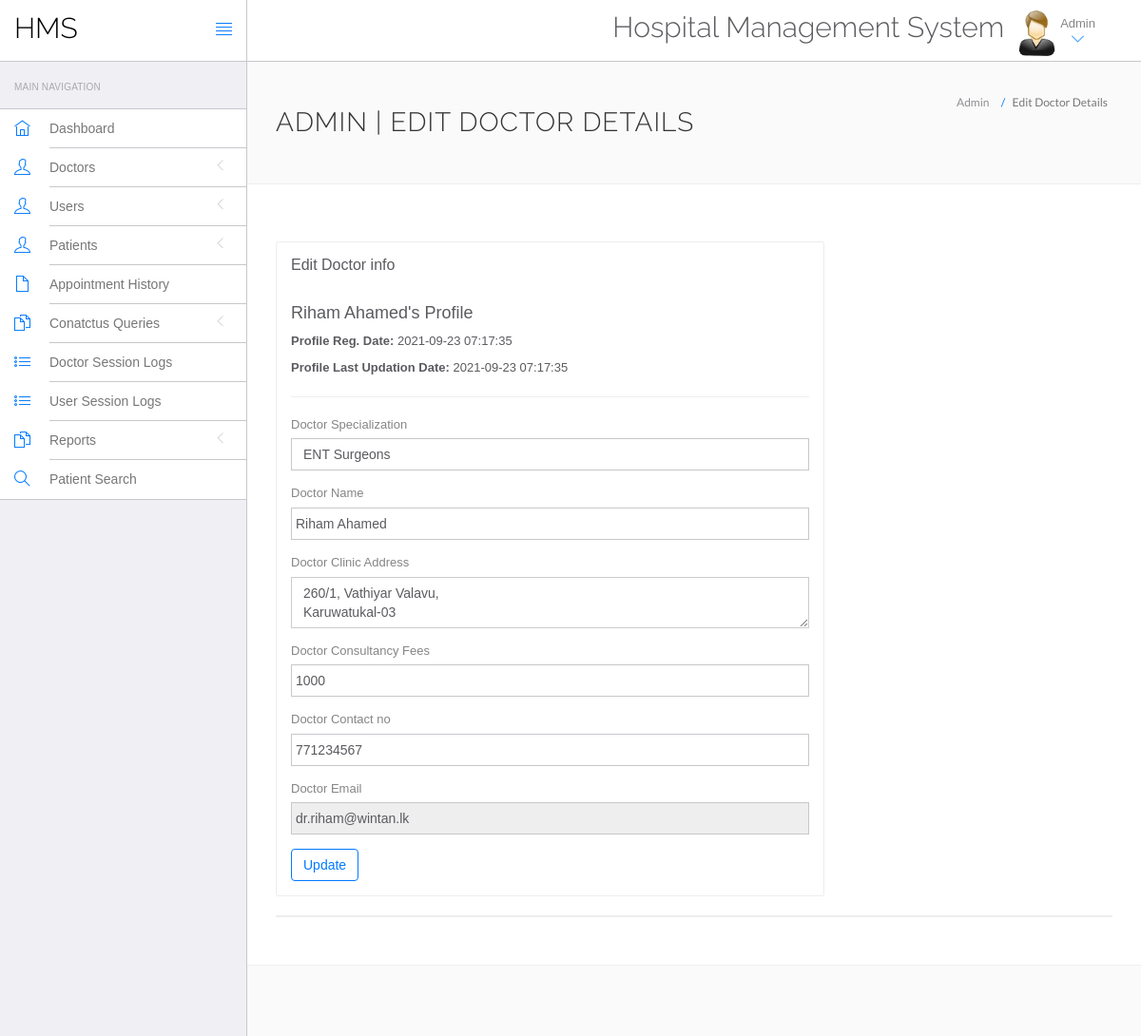
Screenshot of /WEB app development/System/Wintan Hospital Web Application/hms/admin/edit-doctor.php?id=1 (signed in) with the database file from the repository.
### tables this page shows
CREATE TABLE `doctors` (
  `id` int(11) NOT NULL,
  `specilization` varchar(255) NOT NULL,
  `doctorName` varchar(255) NOT NULL,
  `address` longtext NOT NULL,
  `docFees` varchar(255) NOT NULL,
  `contactno` int(10) NOT NULL,
  `docEmail` varchar(255) NOT NULL,
  `password` varchar(255) NOT NULL,
  `creationDate` timestamp NOT NULL DEFAULT current_timestamp(),
  `updationDate` timestamp NOT NULL DEFAULT current_timestamp() ON UPDATE current_timestamp()
);

### WEB app development/System/Wintan Hospital Web Application/hms/admin/edit-doctor.php (the view, shortened to what this page needs)
<?php
include('include/config.php');
$did=intval($_GET['id']);
?>
<!DOCTYPE html>
<html lang="en">
	<head>
		<link rel="stylesheet" href="vendor/bootstrap/css/bootstrap.min.css">
		<link rel="stylesheet" href="vendor/fontawesome/css/font-awesome.min.css">
		<link rel="stylesheet" href="vendor/themify-icons/themify-icons.min.css">
		<link href="vendor/animate.css/animate.min.css" rel="stylesheet" media="screen">
		<link href="vendor/perfect-scrollbar/perfect-scrollbar.min.css" rel="stylesheet" media="screen">
		<link href="vendor/switchery/switchery.min.css" rel="stylesheet" media="screen">
		<link href="vendor/bootstrap-touchspin/jquery.bootstrap-touchspin.min.css" rel="stylesheet" media="screen">
		<link href="vendor/select2/select2.min.css" rel="stylesheet" media="screen">
		<link href="vendor/bootstrap-datepicker/bootstrap-datepicker3.standalone.min.css" rel="stylesheet" media="screen">
		<link href="vendor/bootstrap-timepicker/bootstrap-timepicker.min.css" rel="stylesheet" media="screen">
		<link rel="stylesheet" href="assets/css/styles.css">
		<link rel="stylesheet" href="assets/css/plugins.css">
		<link rel="stylesheet" href="assets/css/themes/theme-1.css" id="skin_color" />
	</head>
	<body>
		<div id="app">
<?php include('include/sidebar.php');?>
			<div class="app-content">
						<?php include('include/header.php');?>
				<div class="main-content" >
					<div class="wrap-content container" id="container">
						<section id="page-title">
							<div class="row">
								<div class="col-sm-8">
									<h1 class="mainTitle">Admin | Edit Doctor Details</h1>
																	</div>
								<ol class="breadcrumb">
									<li>
										<span>Admin</span>
									</li>
									<li class="active">
										<span>Edit Doctor Details</span>
									</li>
								</ol>
							</div>
						</section>
						<div class="container-fluid container-fullw bg-white">
							<div class="row">
								<div class="col-md-12">
									<div class="row margin-top-30">
										<div class="col-lg-8 col-md-12">
											<div class="panel panel-white">
												<div class="panel-heading">
													<h5 class="panel-title">Edit Doctor info</h5>
												</div>
												<div class="panel-body">
									<?php $sql=mysqli_query($con,"select * from doctors where id='$did'");
while($data=mysqli_fetch_array($sql))
{
?>
<h4><?php echo htmlentities($data['doctorName']);?>'s Profile</h4>
<p><b>Profile Reg. Date: </b><?php echo htmlentities($data['creationDate']);?></p>
<?php if($data['updationDate']){?>
<p><b>Profile Last Updation Date: </b><?php echo htmlentities($data['updationDate']);?></p>
<?php } ?>
<hr />
													<form role="form" name="adddoc" method="post" onSubmit="return valid();">
														<div class="form-group">
															<label for="DoctorSpecialization">
																Doctor Specialization
															</label>
							<select name="Doctorspecialization" class="form-control" required="required">
					<option value="<?php echo htmlentities($data['specilization']);?>">
					<?php echo htmlentities($data['specilization']);?></option>
															</select>
														</div>
<div class="form-group">
															<label for="doctorname">
																 Doctor Name
															</label>
	<input type="text" name="docname" class="form-control" value="<?php echo htmlentities($data['doctorName']);?>" >
														</div>
<div class="form-group">
															<label for="address">
																 Doctor Clinic Address
															</label>
					<textarea name="clinicaddress" class="form-control"><?php echo htmlentities($data['address']);?></textarea>
														</div>
<div class="form-group">
															<label for="fess">
																 Doctor Consultancy Fees
															</label>
		<input type="text" name="docfees" class="form-control" required="required"  value="<?php echo htmlentities($data['docFees']);?>" >
														</div>
<div class="form-group">
									<label for="fess">
																 Doctor Contact no
															</label>
					<input type="text" name="doccontact" class="form-control" required="required"  value="<?php echo htmlentities($data['contactno']);?>">
														</div>
<div class="form-group">
									<label for="fess">
																 Doctor Email
															</label>
					<input type="email" name="docemail" class="form-control"  readonly="readonly"  value="<?php echo htmlentities($data['docEmail']);?>">
														</div>
														<?php } ?>
														<button type="submit" name="submit" class="btn btn-o btn-primary">
															Update
														</button>
													</form>
												</div>
											</div>
										</div>
											</div>
										</div>
									<div class="col-lg-12 col-md-12">
											<div class="panel panel-white">
											</div>
										</div>
									</div>
								</div>
							</div>
						</div>
					</div>
				</div>
	</body>
</html>

### WEB app development/System/Wintan Hospital Web Application/hms/admin/assets/css/themes/theme-1.css (style rules this page uses)
body { background: #FAFAFA; }

### rows the page displays
doctors: doctorName "Riham Ahamed", creationDate "2021-09-23 07:17:35", updationDate "2021-09-23 07:17:35", Doctorspecialization "ENT Surgeons", docname "Riham Ahamed", clinicaddress "260/1, Vathiyar Valavu, Karuwatukal-03", docfees "1000", doccontact "771234567", docemail "dr.riham@wintan.lk"
